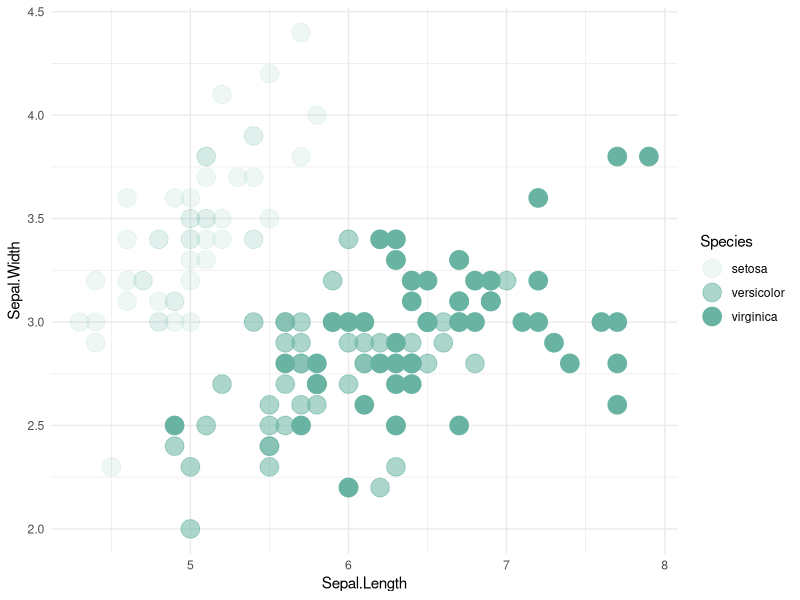
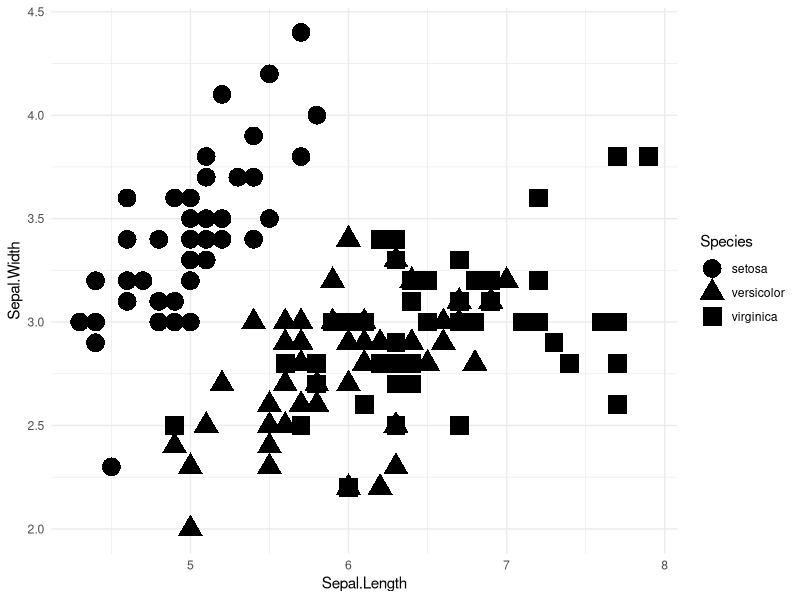
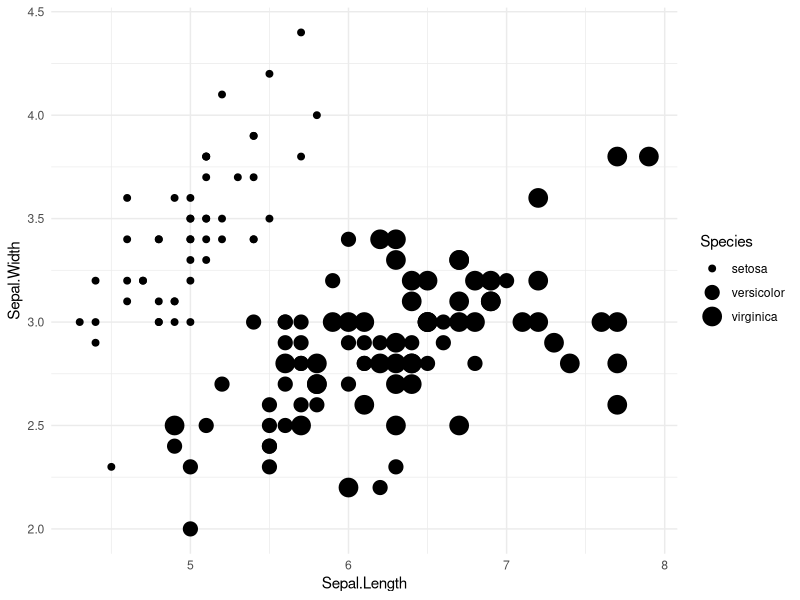
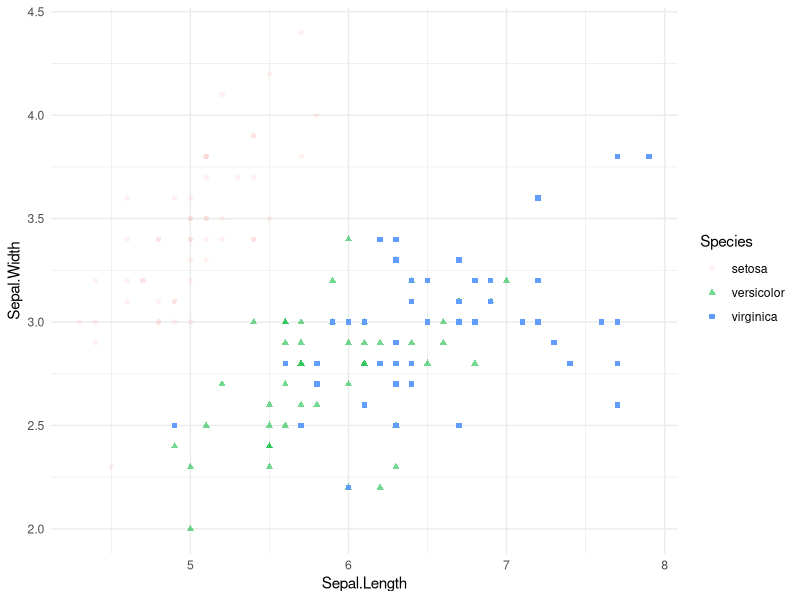

Generate these figures, in order, with R:
# Mapping variables to a marker feature

library(ggplot2)
library(viridis)
library(tidyr)

dat = iris

# Transparency by species
plot1 = ggplot(dat, aes(x=Sepal.Length, y=Sepal.Width, alpha=Species)) + 
  geom_point(size=6, color="#69b3a2") +
  theme_minimal()

plot1

# Shape by species
plot2 = ggplot(dat, aes(x=Sepal.Length, y=Sepal.Width, shape=Species)) + 
  geom_point(size=6) +
  theme_minimal()

plot2

# Size by species (not an advisable choice)
plot3 = ggplot(dat, aes(x=Sepal.Length, y=Sepal.Width, size=Species)) + 
  geom_point() +
  theme_minimal()

plot3

# One variable to more than one feature. This violates all the Tufte principles

plot4 = ggplot(dat, aes(x=Sepal.Length, 
                        y=Sepal.Width, 
                        shape=Species, 
                        alpha=Species, 
                        color=Species)) + 
  geom_point() +
  theme_minimal()

plot4

